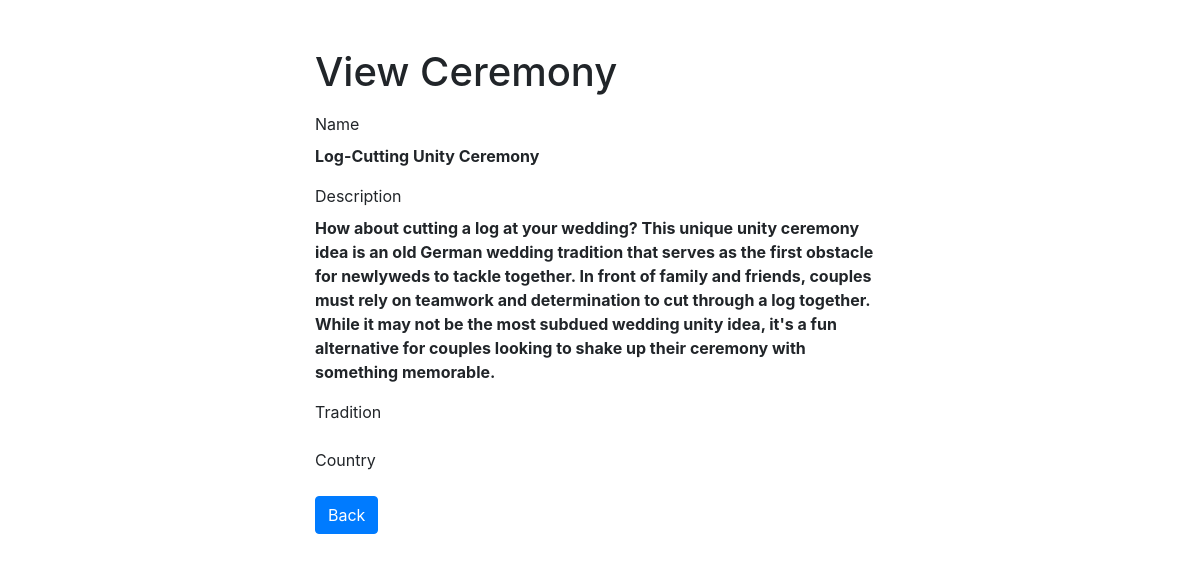
Screenshot of /read.php?id=3 with the database file from the repository.
### tables this page shows
CREATE TABLE `ceremonies` (
  `id` int(11) NOT NULL,
  `name` text NOT NULL,
  `description` text NOT NULL,
  `tradition` text NOT NULL,
  `country` text NOT NULL,
  `media1` text DEFAULT NULL,
  `media2` text DEFAULT NULL,
  `notes` text DEFAULT NULL,
  `status` varchar(2) DEFAULT NULL
);

### read.php (the view, shortened to what this page needs)
<?php
if(isset($_GET["id"]) && !empty(trim($_GET["id"]))){
    require_once "db_configuration.php";
    $sql = "SELECT * FROM ceremonies WHERE id = ?";
    if($stmt = mysqli_prepare($link, $sql)){
        mysqli_stmt_bind_param($stmt, "i", $param_id);
        if(mysqli_stmt_execute($stmt)){
            $result = mysqli_stmt_get_result($stmt);
            if(mysqli_num_rows($result) == 1){
                $row = mysqli_fetch_array($result, MYSQLI_ASSOC);
            } else{
                header("location: error.php");
                exit();
            }
        } else{
            echo "Oops! Something went wrong. Please try again later.";
        }
    }
} else{
    header("location: error.php");
    exit();
}
?>
<!DOCTYPE html>
<html lang="en">
<head>
    <link rel="stylesheet" href="https://stackpath.bootstrapcdn.com/bootstrap/4.5.2/css/bootstrap.min.css">
</head>
<body>
    <div class="wrapper">
        <div class="container-fluid">
            <div class="row">
                <div class="col-md-12">
                    <h1 class="mt-5 mb-3">View Ceremony</h1>
                    <div class="form-group">
                        <label>Name</label>
                        <p><b><?php echo $row["name"]; ?></b></p>
                    </div>
                    <div class="form-group">
                        <label>Description</label>
                        <p><b><?php echo $row["description"]; ?></b></p>
                    </div>
                    <div class="form-group">
                        <label>Tradition</label>
                    </div>
                    <div class="form-group">
                      <label>Country</label>
                    </div>
                    <p><a href="crud.php" class="btn btn-primary">Back</a></p>
                </div>
            </div>
        </div>
    </div>
</body>
</html>

### read.php (style rules this page uses)
.wrapper { width: 600px; margin: 0 auto; }

### rows the page displays
ceremonies: name "Log-Cutting Unity Ceremony", description "How about cutting a log at your wedding? This unique unity ceremony idea is an old German wedding tradition that serves as the first obstacle for newlyweds to tackle together. In front of family and friends, couples must rely on teamwork and determination to cut through a log together. While it may not be the most subdued wedding unity idea, it's a fun alternative for couples looking to shake up their ceremony with something memorable."
